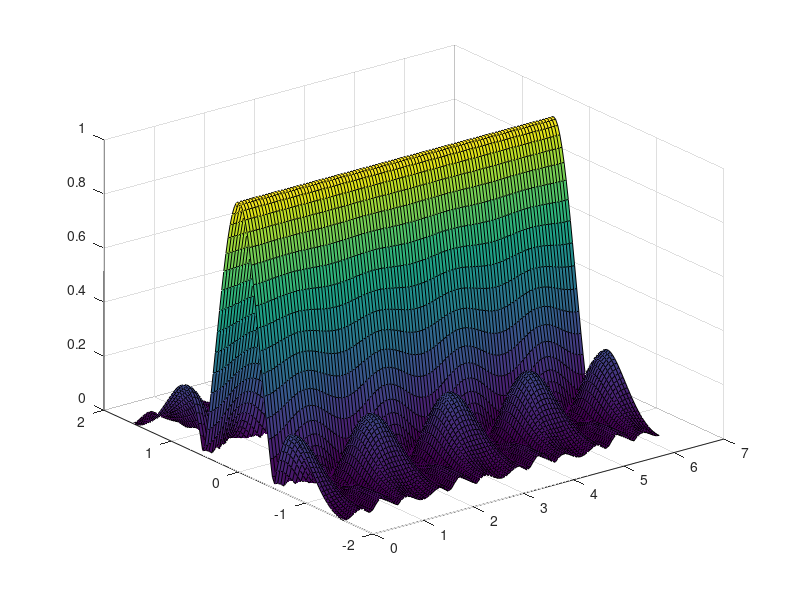
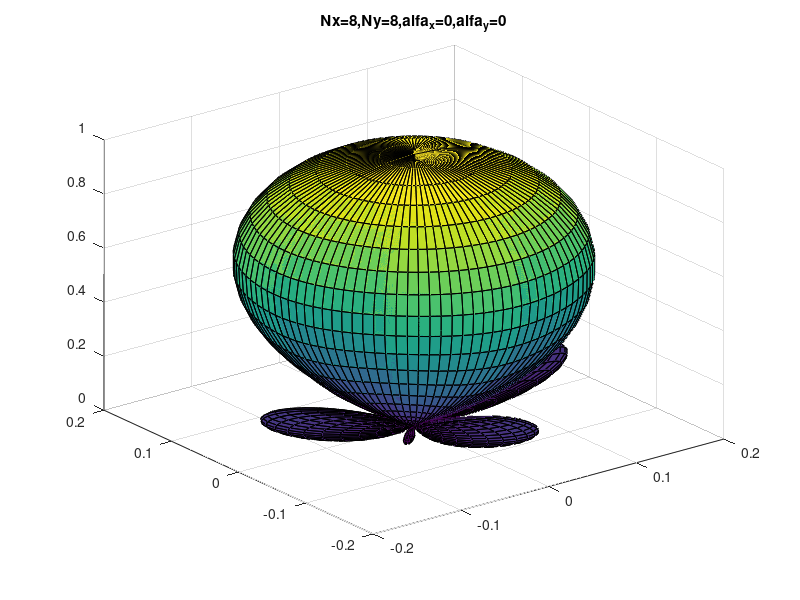

MATLAB code to generate these figures, in order:
%2014 PyR 04

clc
close all
clear all

inc_t=pi/100;
inc_p=(2*pi)/100;

theta=(-pi/2):inc_t:(pi/2);
phi=0:inc_p:(2*pi);

%CASO 1

Nx=8;
Ny=8;
alfa_x=0;
alfa_y=0;


for m=1:length(theta)
    for n=1:length(phi)
      fi_x=(pi/2)*sin(theta(m))*cos(phi(n))+alfa_x;
      fi_y=(pi/2)*sin(theta(m))*sin(phi(n))+alfa_y;  
        
       valor=0; 
        for n2=1:1:Nx
        for m2=1:1:Ny
      %For complex Z=X+i*Y, exp(Z) = exp(X)*(COS(Y)+i*SIN(Y)).
      
      X1=0;
      X2=0;
      Y1=n2*fi_x;
      Y2=m2*fi_y;
           
      valor=valor+(exp(j*n2*fi_x))*(exp(j*m2*fi_y))
        
            end
        end

    f(m,n)=valor;
        
        
    end
end

title('Nx=8,Ny=8,alfa_x=0,alfa_y=0')
f=abs(f)/max(max(abs(f)));
surf(phi,theta,f)

for m=1:length(theta)
    for n=1:length(phi)
        x(m,n)=f(m,n)*sin(theta(m))*cos(phi(n));
        y(m,n)=f(m,n)*sin(theta(m))*sin(phi(n));
        z(m,n)=f(m,n)*cos(theta(m));
    end
end

figure

surf(x,y,z)
title('Nx=8,Ny=8,alfa_x=0,alfa_y=0')





